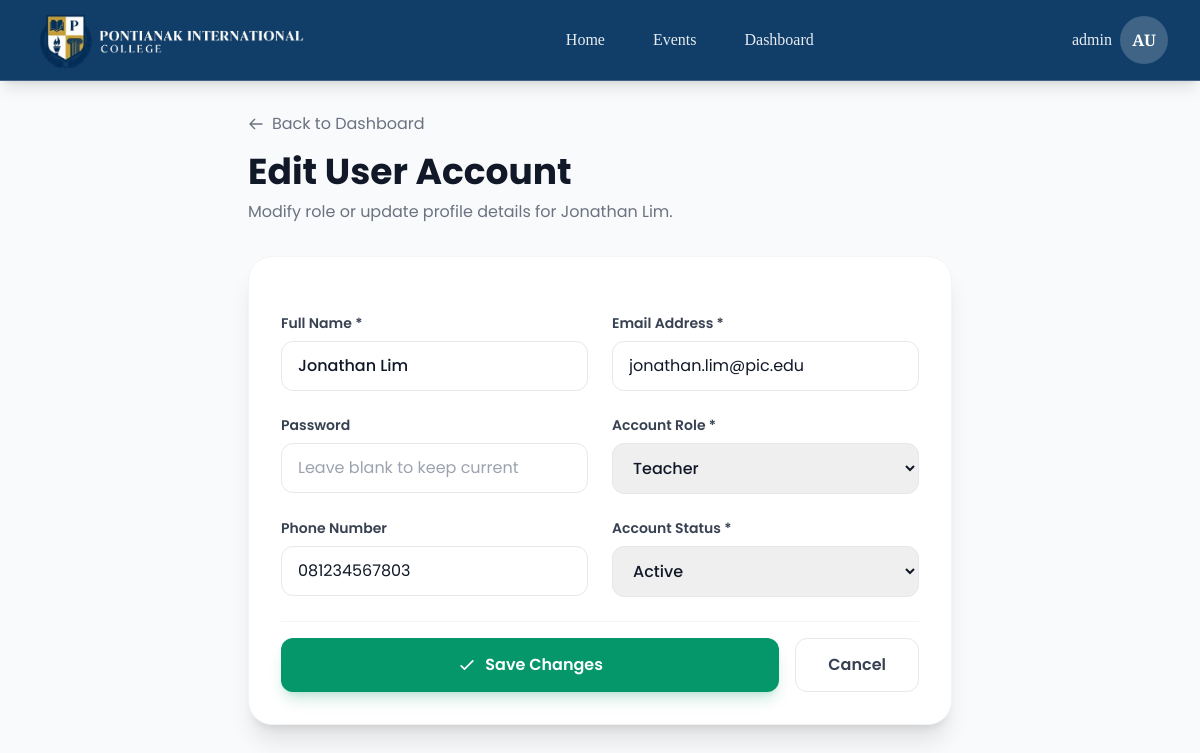
Screenshot of /admin/edit?id=12 (signed in) with the database file from the repository.
### tables this page shows
CREATE TABLE `users` (
  `id` int NOT NULL,
  `name` varchar(100) NOT NULL,
  `email` varchar(100) NOT NULL,
  `password` varchar(255) NOT NULL,
  `role` enum('admin','committee','student','teacher') DEFAULT 'student',
  `nis` varchar(20) DEFAULT NULL,
  `class` varchar(20) DEFAULT NULL,
  `major` varchar(100) DEFAULT NULL,
  `phone` varchar(20) DEFAULT NULL,
  `avatar` varchar(255) DEFAULT 'default.png',
  `is_active` tinyint(1) DEFAULT '1',
  `created_at` timestamp NULL DEFAULT CURRENT_TIMESTAMP,
  `updated_at` timestamp NULL DEFAULT CURRENT_TIMESTAMP ON UPDATE CURRENT_TIMESTAMP
);

### app/views/admin/edit.php (the view, shortened to what the rows shown need)
<?php require_once dirname(__DIR__) . '/layouts/header.php'; ?>
<?php require_once dirname(__DIR__) . '/layouts/navbar.php'; ?>
<section class="pt-28 pb-16 bg-gray-50 min-h-screen font-poppins">
    <div class="max-w-3xl mx-auto px-4 sm:px-6 lg:px-8">
        <div class="mb-8">
            <a href="/admin/dashboard?tab=users"
                class="inline-flex items-center gap-2 text-gray-500 hover:text-primary transition-colors mb-4">
                <svg class="w-4 h-4" fill="none" stroke="currentColor" viewBox="0 0 24 24">
                    <path stroke-linecap="round" stroke-linejoin="round" stroke-width="2"
                        d="M10 19l-7-7m0 0l7-7m-7 7h18" />
                </svg>
                Back to Dashboard
            </a>
            <h1 class="text-3xl md:text-4xl font-bold text-gray-900 font-poppins">Edit User Account</h1>
            <p class="text-gray-500 mt-2">Modify role or update profile details for
                <?= htmlspecialchars($user['name'] ?? '') ?>.
            </p>
        </div>
        <div class="bg-white rounded-3xl p-8 border border-gray-100 shadow-xl">
            <form action="/admin/update" method="POST" class="space-y-6">
                <div class="grid grid-cols-1 md:grid-cols-2 gap-6">
                    <div>
                        <label for="name" class="block text-sm font-semibold text-gray-700 mb-2">Full Name *</label>
                        <input type="text" name="name" id="name" required
                            value="<?= htmlspecialchars($user['name'] ?? '') ?>"
                            class="w-full px-4 py-3 rounded-xl border border-gray-200 focus:border-primary focus:ring-2 focus:ring-primary/20 outline-none transition-all text-gray-900 font-medium">
                    </div>
                    <div>
                        <label for="email" class="block text-sm font-semibold text-gray-700 mb-2">Email Address
                            *</label>
                        <input type="email" name="email" id="email" required
                            value="<?= htmlspecialchars($user['email'] ?? '') ?>"
                            class="w-full px-4 py-3 rounded-xl border border-gray-200 focus:border-primary focus:ring-2 focus:ring-primary/20 outline-none transition-all text-gray-900">
                    </div>
                </div>
                <div class="grid grid-cols-1 md:grid-cols-2 gap-6">
                    <div>
                        <label for="password" class="block text-sm font-semibold text-gray-700 mb-2">Password</label>
                        <input type="password" name="password" id="password" placeholder="Leave blank to keep current"
                            class="w-full px-4 py-3 rounded-xl border border-gray-200 focus:border-primary focus:ring-2 focus:ring-primary/20 outline-none transition-all text-gray-900">
                    </div>
                    <div>
                        <label for="role" class="block text-sm font-semibold text-gray-700 mb-2">Account Role *</label>
                        <select name="role" id="role"
                            class="w-full px-4 py-3 rounded-xl border border-gray-200 focus:border-primary focus:ring-2 focus:ring-primary/20 outline-none transition-all text-gray-900 font-medium">
                            <option value="teacher" <?= ($user['role'] ?? '') === 'teacher' ? 'selected' : '' ?>>Teacher
                            </option>
                        </select>
                    </div>
                </div>
                <div class="grid grid-cols-1 md:grid-cols-2 gap-6">
                    <div>
                        <label for="phone" class="block text-sm font-semibold text-gray-700 mb-2">Phone Number</label>
                        <input type="text" name="phone" id="phone" value="<?= htmlspecialchars($user['phone'] ?? '') ?>"
                            class="w-full px-4 py-3 rounded-xl border border-gray-200 focus:border-primary focus:ring-2 focus:ring-primary/20 outline-none transition-all text-gray-900">
                    </div>
                    <div>
                        <label for="is_active" class="block text-sm font-semibold text-gray-700 mb-2">Account Status
                            *</label>
                        <select name="is_active" id="is_active"
                            class="w-full px-4 py-3 rounded-xl border border-gray-200 focus:border-primary focus:ring-2 focus:ring-primary/20 outline-none transition-all text-gray-900 font-medium">
                            <option value="1" <?= (int) ($user['is_active'] ?? 1) === 1 ? 'selected' : '' ?>>Active
                            </option>
                        </select>
                    </div>
                </div>
                <div class="flex gap-4 pt-4 border-t border-slate-100">
                    <button type="submit"
                        class="flex-grow py-3.5 bg-emerald-600 hover:bg-emerald-500 text-white font-semibold rounded-xl transition-all shadow-lg shadow-emerald-600/20 flex items-center justify-center gap-2 cursor-pointer">
                        <svg class="w-5 h-5" fill="none" stroke="currentColor" viewBox="0 0 24 24">
                            <path stroke-linecap="round" stroke-linejoin="round" stroke-width="2" d="M5 13l4 4L19 7" />
                        </svg>
                        Save Changes
                    </button>
                    <a href="/admin/dashboard?tab=users"
                        class="px-8 py-3.5 bg-white text-gray-700 border border-gray-200 font-semibold rounded-xl hover:bg-gray-50 transition-all text-center">
                        Cancel
                    </a>
                </div>
            </form>
        </div>
    </div>
</section>
<?php require_once dirname(__DIR__) . '/layouts/footer.php'; ?>

### app/views/layouts/navbar.php (shortened to what the rows shown need)
<nav class="fixed top-0 left-0 right-0 z-50 bg-primary/95 backdrop-blur-md shadow-lg border-b border-white/20">
    <div class="max-w-7xl mx-auto px-4 sm:px-6 lg:px-8">
        <div class="flex items-center justify-between h-16 md:h-20">
            <div class="flex-shrink-0">
                <a href="/" class="flex items-center">
                    <img src="/assets/images/logo/logo-white.png" alt="PIC Logo" class="h-30 md:h-36 w-auto object-contain">
                </a>
            </div>
            <div class="hidden md:flex items-center space-x-2">
                <?php
                $menuItems = ['Home'];
                $links = ['/'];
                if (Session::isLoggedIn()) {
                    $menuItems[] = 'Events';
                    $links[] = '/events';
                    if (Session::getUserRole() === 'admin') {
                        $menuItems[] = 'Dashboard';
                        $links[] = '/admin/dashboard';
                    }
                } else {
                    $menuItems[] = 'Events';
                    $links[] = '/events';
                }
                $activeItem = '';
                foreach($menuItems as $index => $item):
                ?>
                    <a href="<?php echo htmlspecialchars($links[$index]); ?>" class="px-4 md:px-5 py-2 rounded-full font-medium transition-all duration-300 <?php echo ($item === $activeItem) ? 'bg-primary-dark/90 text-white hover:bg-primary-dark' : 'text-white/90 hover:bg-white/20 hover:text-white'; ?>">
                        <?php echo htmlspecialchars($item); ?>
                    </a>
                <?php endforeach; ?>
            </div>
            <div class="flex items-center space-x-2 md:space-x-3">
                <?php if (!Session::isLoggedIn()): ?>
                    <a href="/auth/login" class="px-4 md:px-5 py-2 rounded-full bg-white text-primary font-medium text-sm md:text-base transition-all duration-300 hover:bg-gray-100 shadow-sm">
                        Login
                    </a>
                <?php else:
                    $loggedInUser = Session::getUser();
                    $fullName = $loggedInUser['name'] ?? Session::getUserName() ?? 'User';
                    $role = Session::getUserRole();
                    $displayName = ($role === 'admin') ? 'admin' : $fullName;
                    $words = preg_split('/\\s+/', trim($fullName));
                    $initials = strtoupper(($words[0][0] ?? '') . ($words[1][0] ?? substr($fullName, 0, 1)));
                ?>
                    <div class="flex items-center space-x-2">
                        <span class="text-white/90 font-medium text-sm md:text-base hidden lg:block"><?php echo htmlspecialchars($displayName); ?></span>
                        <div class="relative">
                                <button id="profile-btn" onclick="toggleDropdown(event)" class="w-10 h-10 md:w-12 md:h-12 rounded-full bg-white/20 hover:bg-white/30 flex items-center justify-center transition-all duration-300 text-white font-semibold text-sm md:text-base" aria-label="Profile menu">
                                    <?php echo htmlspecialchars($initials); ?>
                                </button>
                        </div>
                    </div>
                <?php endif; ?>
            </div>
        </div>
    </div>
</nav>

### app/core/Router.php (shortened to what the rows shown need)
<?php
class Router
{
    private array $routes = [];
    public function add(string $method, string $uri, string $controller, string $function)
    {
        $this->routes[] = [
            'method' => $method,
            'uri' => $uri,
            'controller' => $controller,
            'function' => $function,
        ];
    }
    public function run()
    {
        $method = $_SERVER['REQUEST_METHOD'];
        $uri = parse_url($_SERVER['REQUEST_URI'], PHP_URL_PATH);
        $uri = preg_replace('#/{2,}#', '/', $uri);
        $uri = rtrim($uri, '/');
        foreach ($this->routes as $route) {
            if ($method !== $route['method']) {
                continue;
            }
            $pattern = preg_replace('/\{[a-zA-Z_]+\}/', '([0-9]+)', $route['uri']);
            $pattern = '#^' . $pattern . '$#';
            if (preg_match($pattern, $uri, $matches)) {
                array_shift($matches);
                $controller = new $controllerClass();
                $function = $route['function'];
                call_user_func_array([$controller, $function], $matches);
                return;
            }
        }
    }
}

### rows the page displays
users: item "Home", item "Events", item "Dashboard", name "Jonathan Lim", email "jonathan.lim@pic.edu", role "Teacher", phone "081234567803", is_active "Active"
